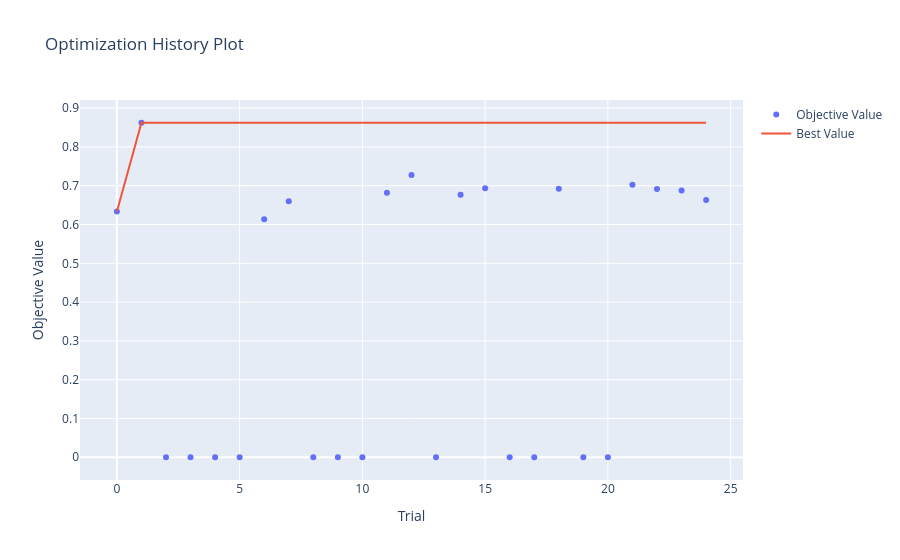

The cell this chart's notebook holds for it:
### Code cell
from optuna.visualization import plot_optimization_history
from optuna.visualization import plot_parallel_coordinate
from optuna.visualization import plot_param_importances
plot_optimization_history(study)

### Figure 1 — Plotly figure (JSON) as saved in the notebook; plotly's stock layout.template omitted (floating-point values rounded to 4 significant figures)
{"data": [{"mode": "markers", "name": "Objective Value", "type": "scatter", "x": [0, 1, 2, 3, 4, 5, 6, 7, 8, 9, 10, 11, 12, 13, 14, 15, 16, 17, 18, 19, 20, 21, 22, 23, 24], "y": [0.6334, 0.8623, 0, 0, 0, 0, 0.6135, 0.6599, 0, 0, 0, 0.6821, 0.7275, 0, 0.6769, 0.6932, 0, 0, 0.692, 0, 0, 0.7028, 0.6917, 0.6877, 0.6633]}, {"mode": "lines", "name": "Best Value", "type": "scatter", "x": [0, 1, 2, 3, 4, 5, 6, 7, 8, 9, 10, 11, 12, 13, 14, 15, 16, 17, 18, 19, 20, 21, 22, 23, 24], "y": [0.6334, 0.8623, 0.8623, 0.8623, 0.8623, 0.8623, 0.8623, 0.8623, 0.8623, 0.8623, 0.8623, 0.8623, 0.8623, 0.8623, 0.8623, 0.8623, 0.8623, 0.8623, 0.8623, 0.8623, 0.8623, 0.8623, 0.8623, 0.8623, 0.8623]}, {"marker": {"color": "#cccccc"}, "mode": "markers", "name": "Infeasible Trial", "showlegend": false, "type": "scatter", "x": [], "y": []}], "layout": {"title": {"text": "Optimization History Plot"}, "xaxis": {"title": {"text": "Trial"}}, "yaxis": {"title": {"text": "Objective Value"}}}}
